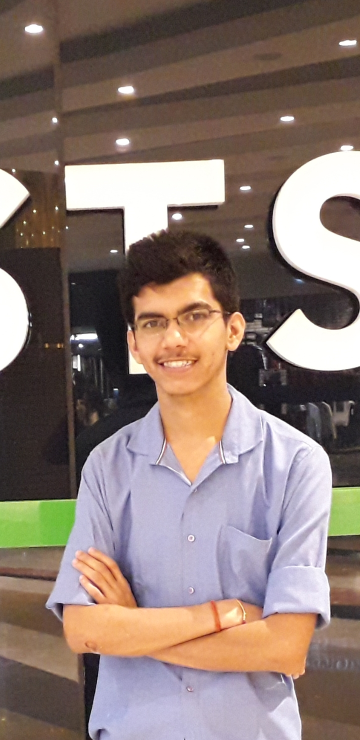
#> input picture FaceDetector/shreya_img.jpg, 720 x 1480 px (shown at 1/2 size)
$ python face_detection.py
#> lines starting #> are read from the running program, lines starting #| are printed output that depends on the picture; after the words box and inside, x2 and y2 are one past the last pixel; in counts of white or black regions, pixels touching at a corner belong together
import cv2
face_cascade = cv2.CascadeClassifier("haarcascade_frontalface_default.xml")
img = cv2.imread("shreya_img.jpg", 1)
#> img is the input picture: shape (1480, 720, 3); mean B, G, R 114.8, 122, 139.6
# img = cv2.imread("Screenshot (101).png", 1)
# print(type(img))
# print(img.shape)
img = cv2.resize(img, (int(1*img.shape[1]/2), int(1*img.shape[0]/2)))
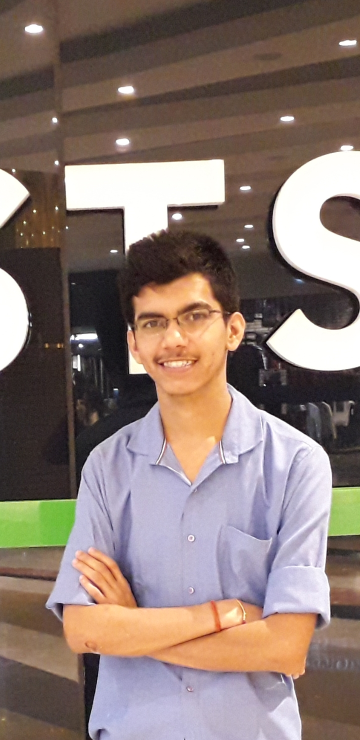
#> img: shape (740, 360, 3); mean B, G, R 115, 122.1, 139.7
gray_img = cv2.cvtColor(img, cv2.COLOR_BGR2GRAY)
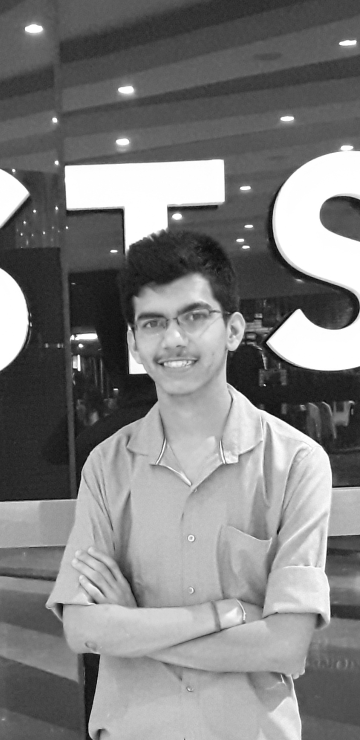
#> gray_img: shape (740, 360); min 6, max 255, mean 126.6
faces = face_cascade.detectMultiScale(gray_img, scaleFactor = 1.05, minNeighbors = 5)
#> faces = [[116, 276, 116, 116]]
for x,y,w,h in faces:
    img = cv2.rectangle(img, (x,y), (x+w, y+h), (0,255,0), 2)
#> this loop made 1 pass
#> pass 1, `img = cv2.rectangle(img, (x,y), (x+w, y+h), (0,255,0), 2)`:
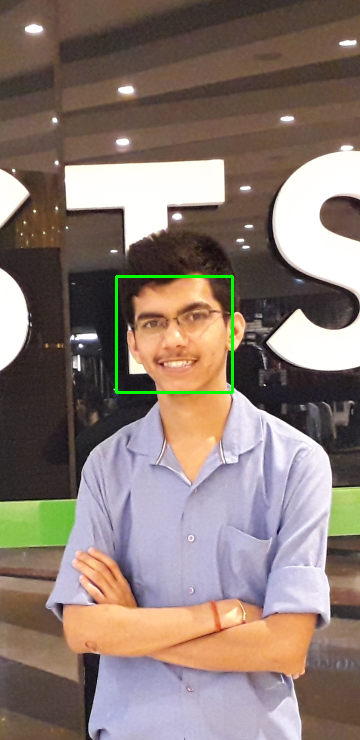
#> img: shape (740, 360, 3); 0.52% of pixels changed, all inside (x1, y1, x2, y2) = (115, 275, 234, 394)
cv2.imshow("Face Detection", img)
cv2.waitKey()
cv2.destroyAllWindows()
listOfFaces = []
for x,y,w,h in faces:
    x = img[y:y+h, x:x+w]
    x = cv2.resize(x, (48, 48))
    listOfFaces.append(x);
    cv2.imshow("faces", x)
    cv2.waitKey()
    cv2.destroyAllWindows()
#> this loop made 1 pass
#> pass 1, `x = img[y:y+h, x:x+w]`:
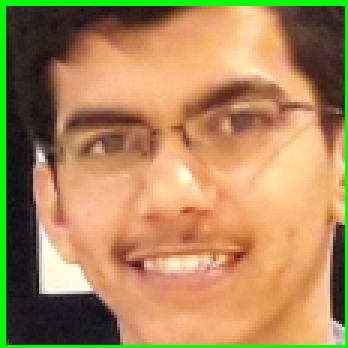
#> x: shape (116, 116, 3) (shown 3 times larger); mean B, G, R 89.9, 136.4, 171.5
#> pass 1, `x = cv2.resize(x, (48, 48))`:
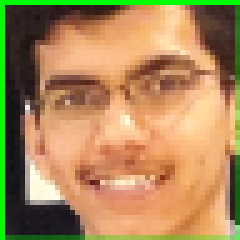
#> x: shape (48, 48, 3) (shown 5 times larger); mean B, G, R 90, 137.1, 171.8
#> after the loop, listOfFaces = 1 item
print(listOfFaces)
#> (printed output is left out)

$ run again, with FaceDetector/IMG20190827113940 (2).jpg copied over FaceDetector/shreya_img.jpg
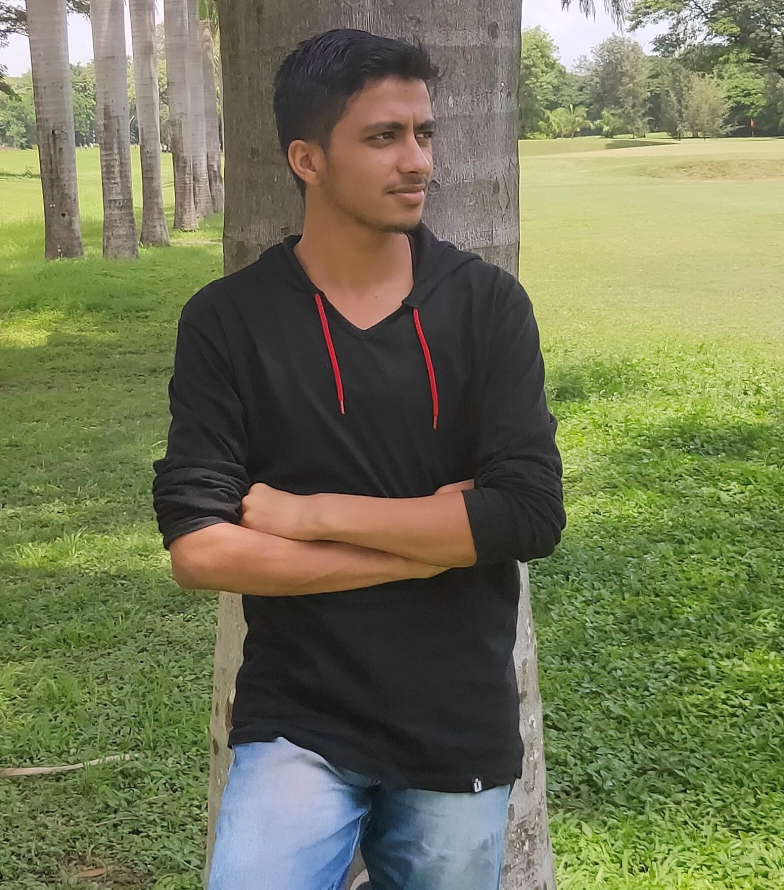
#> input picture FaceDetector/IMG20190827113940 (2).jpg, 1568 x 1779 px (shown at 1/2 size)
#> img is the input picture: shape (1779, 1568, 3); mean B, G, R 85.5, 118.2, 114.4
#> `gray_img = cv2.cvtColor(img, cv2.COLOR_BGR2GRAY)`:
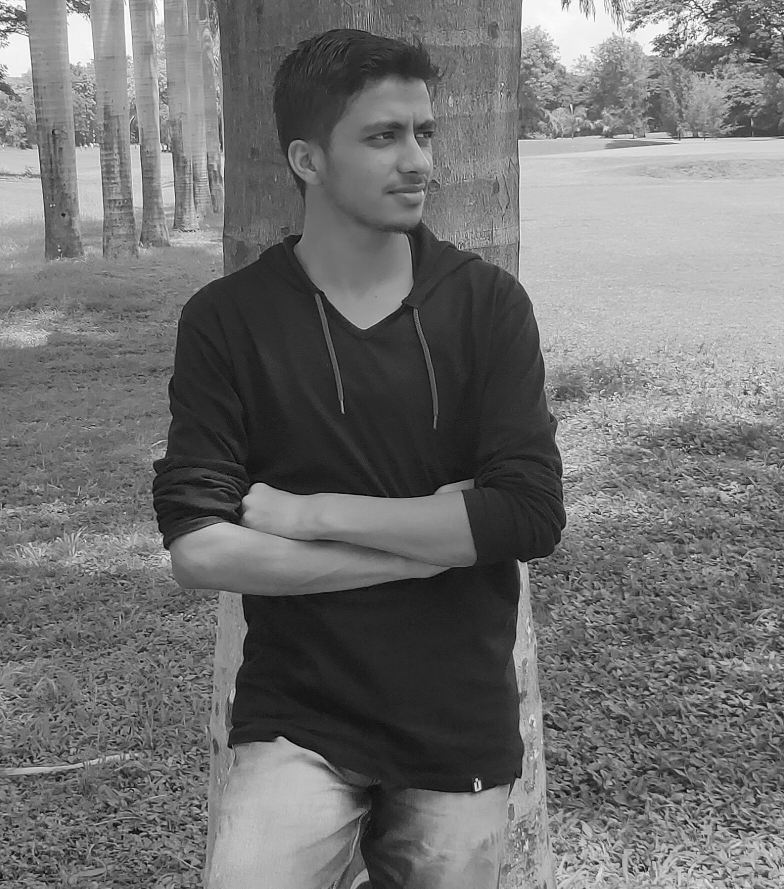
#> gray_img: shape (889, 784); min 0, max 254, mean 113.2
#> faces = [[106, 225, 32, 32], [324, 74, 160, 160]]
#> the loop `for x,y,w,h in faces:` made 2 passes
#> the loop `for x,y,w,h in faces:` made 2 passes
#> pass 2, `x = cv2.resize(x, (48, 48))`:
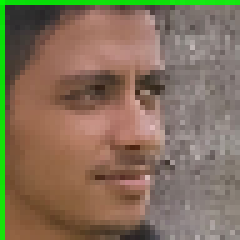
#> x: shape (48, 48, 3) (shown 5 times larger); mean B, G, R 91, 112.4, 130.9
#> after the loop `for x,y,w,h in faces:`: listOfFaces = 2 items
#> (printed output is left out)

$ run again, with FaceDetector/Photo.jpg copied over FaceDetector/shreya_img.jpg
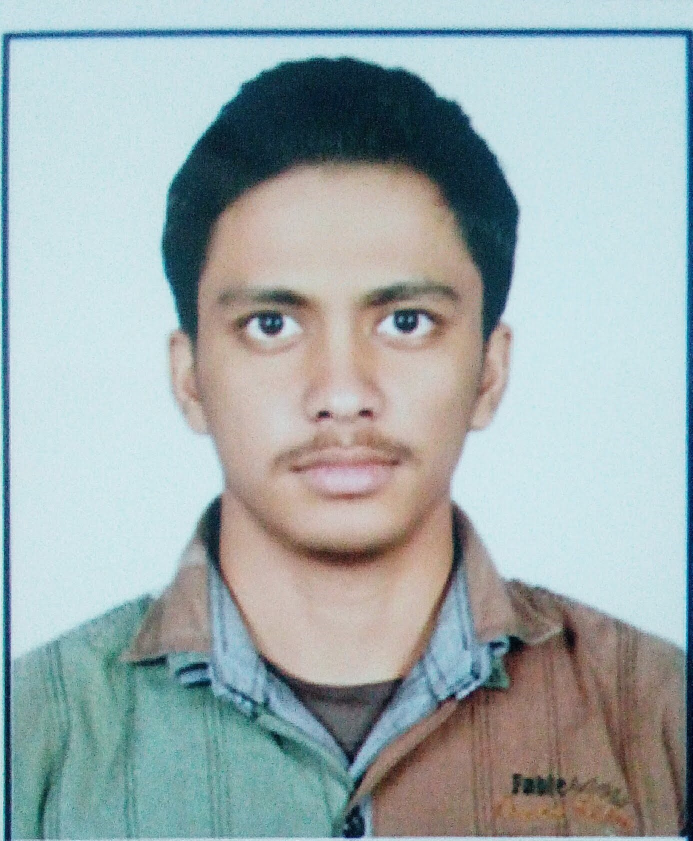
#> input picture FaceDetector/Photo.jpg, 1385 x 1681 px (shown at 1/2 size)
#> img is the input picture: shape (1681, 1385, 3); mean B, G, R 173.7, 172.6, 159.3
#> `gray_img = cv2.cvtColor(img, cv2.COLOR_BGR2GRAY)`:
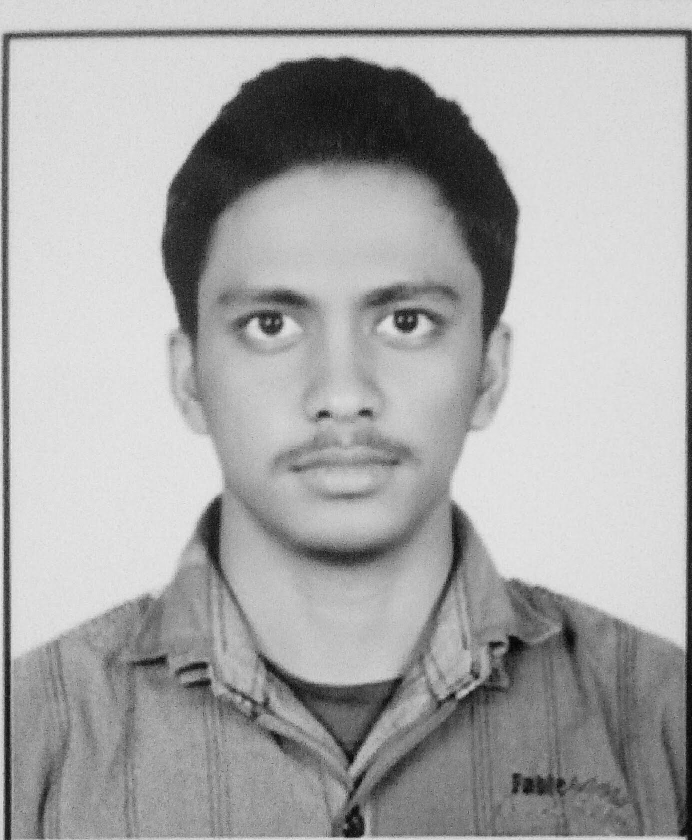
#> gray_img: shape (840, 692); min 4, max 235, mean 168.6
#> faces = [[628, 758, 56, 56], [139, 164, 404, 404]]
#> the loop `for x,y,w,h in faces:` made 2 passes
#> the loop `for x,y,w,h in faces:` made 2 passes
#> pass 2, `x = cv2.resize(x, (48, 48))`:
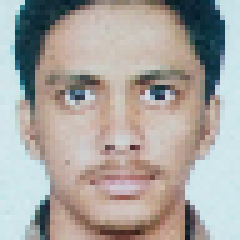
#> x: shape (48, 48, 3) (shown 5 times larger); mean B, G, R 160.4, 164.8, 169.1
#> after the loop `for x,y,w,h in faces:`: listOfFaces = 2 items
#> (printed output is left out)
